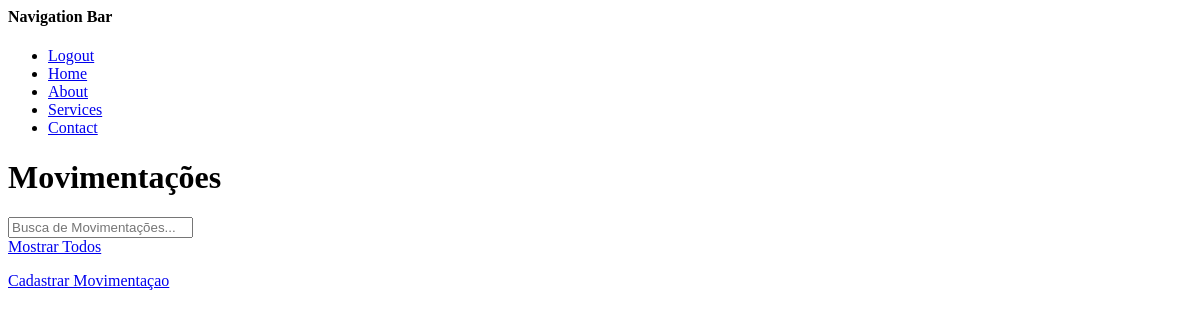
The page /movimentacao/ (signed in) on the database as committed earlier.
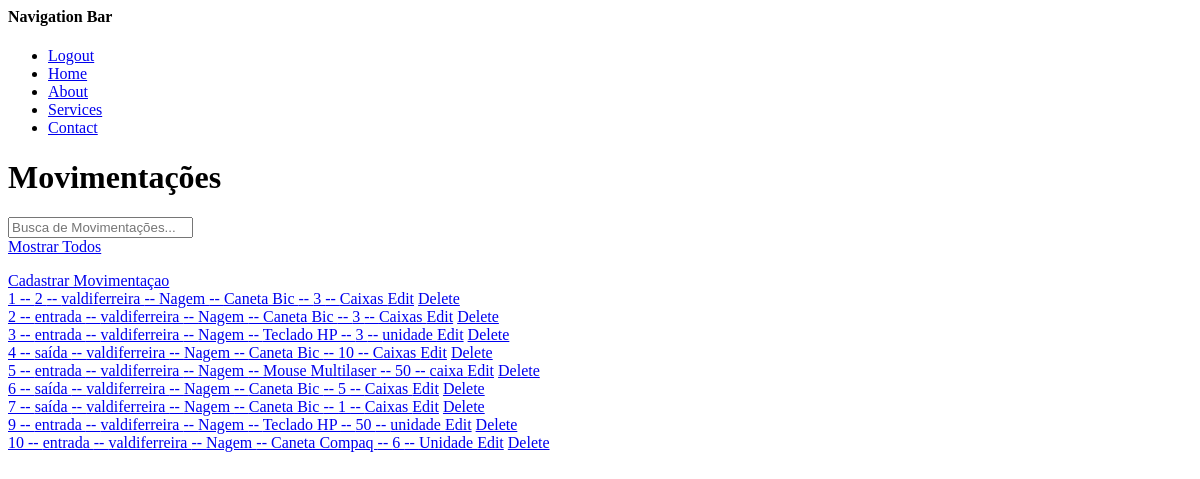
The same page on the database as committed later.
### base/models.py (models this page shows, shortened)
class Moviment (models.Model):
    status_choices = [("entrada","entrada"),("saída","saída")]
    user = models.ForeignKey(User, on_delete=models.RESTRICT)
    sector = models.ForeignKey(Sector, on_delete=models.RESTRICT)
    supplier = models.ForeignKey(Supplier, on_delete=models.RESTRICT)
    local_store = models.ForeignKey(LocalStore, on_delete=models.RESTRICT)
    material = models.ForeignKey(Material, on_delete=models.RESTRICT)
    status = models.CharField(unique=False, max_length=10, null=False
                              , choices=status_choices)
    quantity = models.IntegerField(null=False, blank=False)
    updated = models.DateTimeField(auto_now=True)
    created = models.DateTimeField(auto_now_add=True)

class Supplier (models.Model):
    name = models.CharField(unique=True, max_length=100, null=False)
    description = models.TextField(unique=False, null=True)
    cnpj = models.CharField(unique=True, max_length=100, null=False)
    updated = models.DateTimeField(auto_now=True)
    created = models.DateTimeField(auto_now_add=True)
    def __str__(self):
        return self.name

class Material (models.Model):
    name = models.CharField(unique=True, max_length=100, null=False)
    description = models.TextField(unique=False, null=True)
    measureUnit = models.CharField(unique=False, max_length=30, null=False)
    updated = models.DateTimeField(auto_now=True)
    created = models.DateTimeField(auto_now_add=True)
    class Meta:
        ordering = ["name"]
    def __str__(self):
        return self.name

### base/views.py (the view)
# urls.py: path("movimentacao/", views.moviment, name="moviment"),
@login_required(login_url="login")
def moviment(request):
    q=request.GET.get("q") if request.GET.get("q") != None else ''
    moviments=Moviment.objects.filter(Q(status__contains=q) | Q(sector__name__contains=q) )
    context={"moviments":moviments}
    return render(request,"base/moviment.html", context)

### base/templates/base/moviment.html (shortened to what this page needs)
{%extends "main.html"%}
{%block content%}
<h1> Movimentações </h1>
<div>
    <form method = "GET" action = "/movimentacao/">
    <input type="text" name="q" placeholder="Busca de Movimentações..."/>
    <a href="{% url 'moviment' %}"> Mostrar Todos </a>
</div>
<a href="{% url 'create_moviment' %}"> Cadastrar Movimentaçao </a>
<div>
    {%for moviment in moviments%}
        <div>
        <a href="/movimentacao/{{moviment.id}}">{{moviment.id}} -- {{moviment.status}} -- {{moviment.user}} -- {{moviment.supplier}} -- {{moviment.material}} -- {{moviment.quantity}} -- {{moviment.material.measureUnit}} </a>
        <a href="/atualizar-movimentacao/{{moviment.id}}">Edit</a>
        <a href="/remover-movimentacao/{{moviment.id}}">Delete</a>
        </div>
    {%endfor%}
</div>
{%endblock content%}

### templates/main.html (shortened to what this page needs)
<HTML>
<HEAD>
</HEAD>
<BODY BGCOLOR="FFFFFF">
{%include "navbar.html" %}
{% block content %}
{% endblock %}
</BODY>
</HTML>

### templates/navbar.html
<nav>
      <div class="heading">
        <h4>Navigation Bar</h4>
      </div>
      <ul class="nav-links">
        {% if request.user.is_authenticated %}
        <li><a href="{% url 'logout'%}">Logout</a></li>
        {% endif %}
        <li><a class="active" href="index.html">Home</a></li>
        <li><a href="pages/about.html">About</a></li>
        <li><a href="pages/services.html">Services</a></li>
        <li><a href="pages/contact.html">Contact</a></li>
      </ul>
</nav>

Rows that differ between the two databases and show on the page:
added Moviment: id "1", status "2", user "valdiferreira", supplier "Nagem", material "Caneta Bic", quantity "3", material.measureUnit "Caixas"
added Moviment: id "2", status "entrada", user "valdiferreira", supplier "Nagem", material "Caneta Bic", quantity "3", material.measureUnit "Caixas"
added Moviment: id "3", status "entrada", user "valdiferreira", supplier "Nagem", material "Teclado HP", quantity "3", material.measureUnit "unidade"
added Moviment: id "4", status "saída", user "valdiferreira", supplier "Nagem", material "Caneta Bic", quantity "10", material.measureUnit "Caixas"
added Moviment: id "5", status "entrada", user "valdiferreira", supplier "Nagem", material "Mouse Multilaser", quantity "50", material.measureUnit "caixa"
added Moviment: id "6", status "saída", user "valdiferreira", supplier "Nagem", material "Caneta Bic", quantity "5", material.measureUnit "Caixas"
added Moviment: id "7", status "saída", user "valdiferreira", supplier "Nagem", material "Caneta Bic", quantity "1", material.measureUnit "Caixas"
added Moviment: id "9", status "entrada", user "valdiferreira", supplier "Nagem", material "Teclado HP", quantity "50", material.measureUnit "unidade"
added Moviment: id "10", status "entrada", user "valdiferreira", supplier "Nagem", material "Caneta Compaq", quantity "6", material.measureUnit "Unidade"
